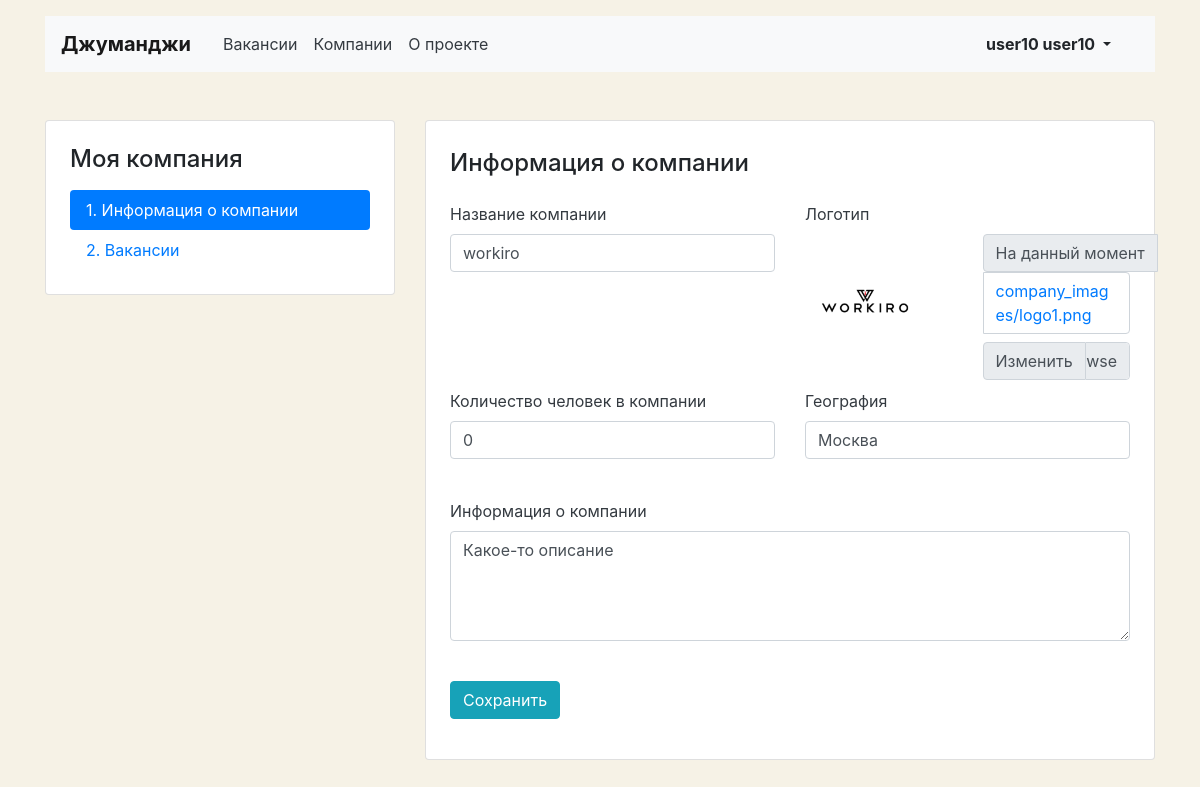
Page /personal/ (signed in) on the committed database.
### app_vacancies/models.py (models this page shows)
class Company(models.Model):
    name = models.CharField(max_length=50)
    location = models.CharField(max_length=50)
    logo = models.ImageField(upload_to=MEDIA_COMPANY_IMAGE_DIR)
    description = models.TextField()
    employee_count = models.IntegerField()
    owner = models.ForeignKey(User, on_delete=models.CASCADE)

### personal/views.py (the view, shortened to what this page needs)
# urls.py: path('', personal, name='personal'),
def personal(request):
    user = request.user
    context = {
        'username': user.get_full_name(),
    }
    try:
        company = Company.objects.get(owner=user.pk)
    except Company.DoesNotExist:
        return render(request, 'company-create.html', context=context)
    request.session['user_company'] = company.pk
    form = CreateCompanyForm(instance=company)
    context.update({
        'form': form,
        'company': company
    })
    return render(request, 'company-edit.html', context=context)

### personal/forms.py
class CreateCompanyForm(forms.ModelForm):
    class Meta:
        model = Company
        fields = ('name', 'location', 'logo', 'description', 'employee_count')
        widgets = {
            'description': forms.Textarea(attrs={'rows': 4}),
        }
    def __init__(self, *args, **kwargs):
        super().__init__(*args, **kwargs)
        self.helper = FormHelper()
        self.helper.form_show_labels = False
        self.fields['logo'].required = False

### templates/company-edit.html (shortened to what this page needs)
{% extends "base1.html" %}
{% block content %}
  <main class="container mt-3 pb-5">
    <div class="row mt-5">
      <div class="col-12 col-lg-4">
        <aside class="pt-3 pb-4 px-4 mb-5 card">
          <h1 class="h4 pt-2 pb-2">Моя компания</h1>
          <div class="nav flex-column nav-pills">
            <a class="nav-link active" href="{% url 'company-edit' %}">1. Информация о&nbsp;компании</a>
            <a class="nav-link" href="{% url 'vacancy-list' %}">2. Вакансии</a>
          </div>
        </aside>
      </div>
      {% load crispy_forms_tags %}
      <div class="col-12 col-lg-8">
        <div class="card">
          <div class="card-body px-4 pb-4">
            <section class="tab-pane fade show active">
              <h2 class="h4 pt-2 pb-3">Информация о&nbsp;компании</h2>
              <form method="post" enctype="multipart/form-data">
                <div class="row">
                  <div class="col-12 col-md-6">
                    <div class="form-group pb-2">
                      <label class="mb-2 text-dark" for="name">Название компании</label>
                      {{ form.name|as_crispy_field }}
                    </div>
                  </div>
                  <div class="col-12 col-md-6">
                    <div class="form-group">
                      <label class="mb-2 text-dark" for="companyLogo">Логотип</label>
                      <div class="row align-items-center">
                        <div class="col-6">
                          <img src="{{ company.logo.url }}" alt="" style="max-width: 120px;height: auto;">
                        </div>
                        <div class="col-6" style="position: relative;">
                          <div class="custom-file" style="">
                            {{ form.logo|as_crispy_field }}
                          </div>
                        </div>
                      </div>
                    </div>
                  </div>
                </div>
                <div class="row">
                  <div class="col-12 col-md-6">
                    <div class="form-group pb-2">
                      <label class="mb-2 text-dark" for="employee_count">Количество человек в компании</label>
                      {{ form.employee_count|as_crispy_field }}
                    </div>
                  </div>
                  <div class="col-12 col-md-6">
                    <div class="form-group pb-2">
                      <label class="mb-2 text-dark" for="location">География</label>
                      {{ form.location|as_crispy_field }}
                    </div>
                  </div>
                </div>
                <div class="form-group pb-2">
                  <label class="mb-2 text-dark" for="description">Информация о компании</label>
                  {{ form.description|as_crispy_field }}
                </div>
                <div class="form-group">
                  <input type="submit" class="btn btn-info" value="Сохранить">
                </div>
              </form>
            </section>
          </div>
        </div>
      </div>
    </div>
  </main>
{% endblock %}

### templates/base1.html (style rules this page uses)
body { background-color: #F6F2E6; }

### rows in the picture
Company: name "workiro", logo (picture), logo|as_crispy_field "На данный момент company_images/logo1.png Изменить", employee_count "0", location "Москва", description "Какое-то описание"

### other values in the picture
{{ username }} "user10 user10"
